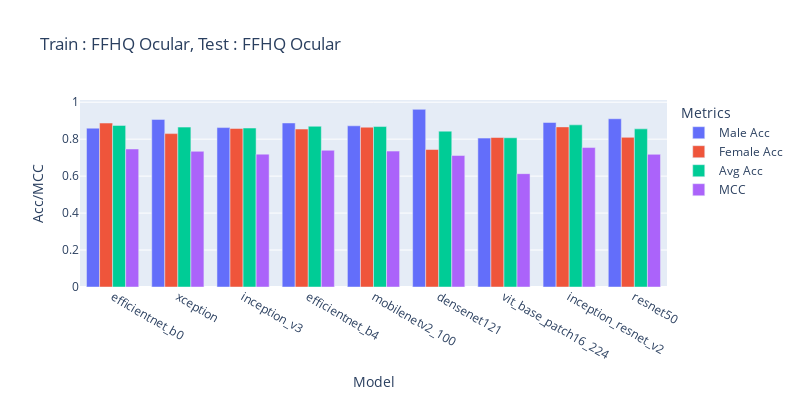

Write notebook code for a chart like this one.
### Code cell
df = pd.read_csv('/home/sreeraj/lab/nsf/final_eval/results/across_model_ffhq_ocular_gender.csv',)
fig = px.bar(df, x='Model', y=['Male Acc', 'Female Acc', 'Avg Acc', 'MCC'], title='Train : FFHQ Ocular, Test : FFHQ Ocular', barmode='group', labels={'value': 'Acc/MCC', 'variable': 'Metrics'},width=800, height=400)
fig.show()

### Figure 1 — Plotly figure (JSON) as saved in the notebook; plotly's stock layout.template omitted (floating-point values rounded to 4 significant figures)
{"data": [{"alignmentgroup": "True", "hovertemplate": "Metrics=Male Acc<br>Model=%{x}<br>Acc/MCC=%{y}<extra></extra>", "legendgroup": "Male Acc", "marker": {"color": "#636efa", "pattern": {"shape": ""}}, "name": "Male Acc", "offsetgroup": "Male Acc", "orientation": "v", "showlegend": true, "textposition": "auto", "type": "bar", "x": ["efficientnet_b0", "xception", "inception_v3", "efficientnet_b4", "mobilenetv2_100", "densenet121", "vit_base_patch16_224", "inception_resnet_v2", "resnet50"], "xaxis": "x", "y": [0.8594, 0.9069, 0.8625, 0.8875, 0.8722, 0.9613, 0.8057, 0.8903, 0.9103], "yaxis": "y"}, {"alignmentgroup": "True", "hovertemplate": "Metrics=Female Acc<br>Model=%{x}<br>Acc/MCC=%{y}<extra></extra>", "legendgroup": "Female Acc", "marker": {"color": "#EF553B", "pattern": {"shape": ""}}, "name": "Female Acc", "offsetgroup": "Female Acc", "orientation": "v", "showlegend": true, "textposition": "auto", "type": "bar", "x": ["efficientnet_b0", "xception", "inception_v3", "efficientnet_b4", "mobilenetv2_100", "densenet121", "vit_base_patch16_224", "inception_resnet_v2", "resnet50"], "xaxis": "x", "y": [0.8871, 0.83, 0.8579, 0.8547, 0.8647, 0.7439, 0.8089, 0.8663, 0.8097], "yaxis": "y"}, {"alignmentgroup": "True", "hovertemplate": "Metrics=Avg Acc<br>Model=%{x}<br>Acc/MCC=%{y}<extra></extra>", "legendgroup": "Avg Acc", "marker": {"color": "#00cc96", "pattern": {"shape": ""}}, "name": "Avg Acc", "offsetgroup": "Avg Acc", "orientation": "v", "showlegend": true, "textposition": "auto", "type": "bar", "x": ["efficientnet_b0", "xception", "inception_v3", "efficientnet_b4", "mobilenetv2_100", "densenet121", "vit_base_patch16_224", "inception_resnet_v2", "resnet50"], "xaxis": "x", "y": [0.8744, 0.8651, 0.86, 0.8697, 0.8681, 0.8433, 0.8074, 0.8773, 0.8557], "yaxis": "y"}, {"alignmentgroup": "True", "hovertemplate": "Metrics=MCC<br>Model=%{x}<br>Acc/MCC=%{y}<extra></extra>", "legendgroup": "MCC", "marker": {"color": "#ab63fa", "pattern": {"shape": ""}}, "name": "MCC", "offsetgroup": "MCC", "orientation": "v", "showlegend": true, "textposition": "auto", "type": "bar", "x": ["efficientnet_b0", "xception", "inception_v3", "efficientnet_b4", "mobilenetv2_100", "densenet121", "vit_base_patch16_224", "inception_resnet_v2", "resnet50"], "xaxis": "x", "y": [0.7469, 0.7342, 0.7189, 0.7399, 0.7354, 0.7114, 0.6133, 0.7545, 0.7179], "yaxis": "y"}], "layout": {"barmode": "group", "height": 400, "legend": {"title": {"text": "Metrics"}, "tracegroupgap": 0}, "title": {"text": "Train : FFHQ Ocular, Test : FFHQ Ocular"}, "width": 800, "xaxis": {"anchor": "y", "domain": [0, 1], "title": {"text": "Model"}}, "yaxis": {"anchor": "x", "domain": [0, 1], "title": {"text": "Acc/MCC"}}}}
